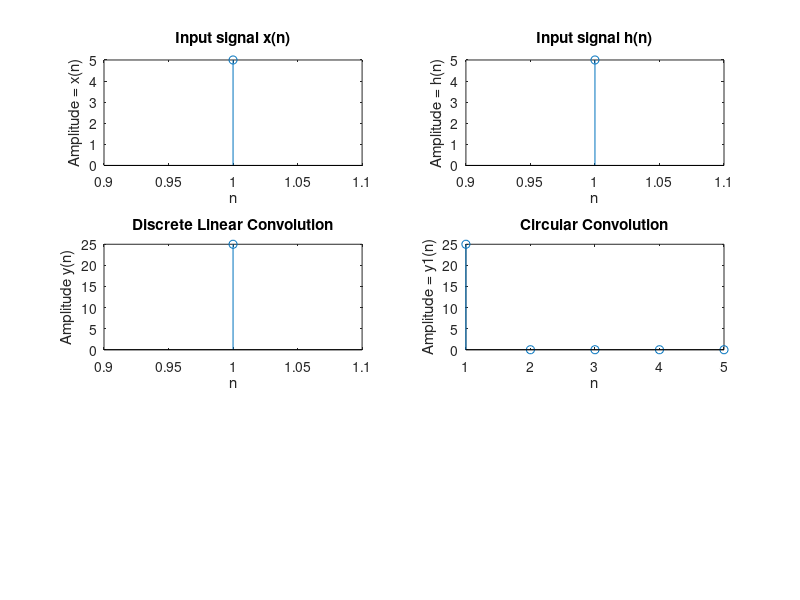

MATLAB code to generate this figure:
clc;
clear all;
close all;


%Program for computing discrete linear convolution
x = input('Enter the first sequence x(n):');
h = input('Enter the second sequence h(n):');
y = conv(x, h);
subplot(3, 2, 1);
stem(x);
xlabel('n');
ylabel('Amplitude = x(n)');
title('Input signal x(n)');

subplot(3, 2, 2);
stem(h);
xlabel('n');
ylabel('Amplitude = h(n)');
title('Input signal h(n)');

subplot(3, 2, 3);
stem(y);
xlabel('n');
ylabel('Amplitude y(n)');
title('Discrete Linear Convolution');

%For computing circular convolution
y1 = cconv(x, h, 5);
subplot(3, 2, 4);
stem(y1);
xlabel('n');
ylabel('Amplitude = y1(n)');
title('Circular Convolution');